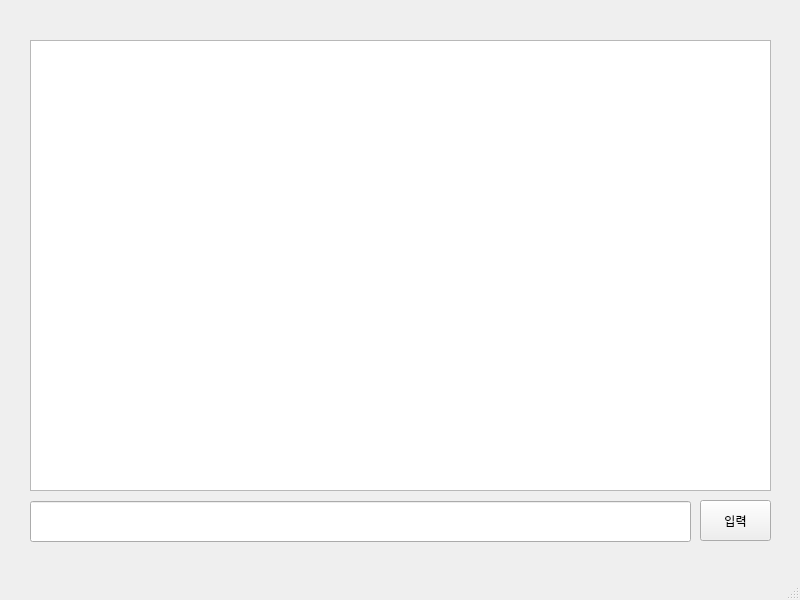
<?xml version="1.0" encoding="UTF-8"?>
<ui version="4.0">
 <class>MainWindow</class>
 <widget class="QMainWindow" name="MainWindow">
  <property name="geometry">
   <rect>
    <x>0</x>
    <y>0</y>
    <width>800</width>
    <height>600</height>
   </rect>
  </property>
  <property name="windowTitle">
   <string>MainWindow</string>
  </property>
  <widget class="QWidget" name="centralwidget">
   <widget class="QPushButton" name="input_btn">
    <property name="geometry">
     <rect>
      <x>700</x>
      <y>500</y>
      <width>71</width>
      <height>41</height>
     </rect>
    </property>
    <property name="text">
     <string>입력</string>
    </property>
   </widget>
   <widget class="QListView" name="output_view">
    <property name="geometry">
     <rect>
      <x>30</x>
      <y>40</y>
      <width>741</width>
      <height>451</height>
     </rect>
    </property>
    <property name="font">
     <font>
      <pointsize>12</pointsize>
     </font>
    </property>
   </widget>
   <widget class="QLabel" name="datetime_view">
    <property name="geometry">
     <rect>
      <x>30</x>
      <y>10</y>
      <width>161</width>
      <height>21</height>
     </rect>
    </property>
    <property name="text">
     <string/>
    </property>
   </widget>
   <widget class="QLineEdit" name="input_text">
    <property name="geometry">
     <rect>
      <x>30</x>
      <y>501</y>
      <width>661</width>
      <height>41</height>
     </rect>
    </property>
    <property name="font">
     <font>
      <pointsize>12</pointsize>
     </font>
    </property>
   </widget>
  </widget>
  <widget class="QMenuBar" name="menubar">
   <property name="geometry">
    <rect>
     <x>0</x>
     <y>0</y>
     <width>800</width>
     <height>22</height>
    </rect>
   </property>
  </widget>
  <widget class="QStatusBar" name="statusbar"/>
 </widget>
 <resources/>
 <connections/>
</ui>
